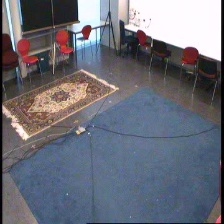
#> input picture data/processed/cam1/frame_000000.jpg, 224 x 224 px, found by its file name; its folder holds 3 pictures in this run; the run also reads 1 picture not shown here
$ python optical_flow.py
#> lines starting #> are read from the running program, lines starting #| are printed output that depends on the picture
import cv2
import os
import numpy as np

FRAME_PATH = os.path.abspath("data/processed")
FLOW_PATH = os.path.abspath("data/flow")

CAMERAS = ["cam1", "cam2", "cam3", "cam4"]

os.makedirs(FLOW_PATH, exist_ok=True)

for cam in CAMERAS:
    cam_frame_dir = os.path.join(FRAME_PATH, cam)
    cam_flow_dir = os.path.join(FLOW_PATH, cam)
    os.makedirs(cam_flow_dir, exist_ok=True)

    frames = sorted(os.listdir(cam_frame_dir))
    print(f"\nProcessing optical flow for {cam}")

    prev_frame = cv2.imread(os.path.join(cam_frame_dir, frames[0]))
#> prev_frame is the input picture: shape (224, 224, 3); mean B, G, R 120.3, 109.7, 107.5
    prev_gray = cv2.cvtColor(prev_frame, cv2.COLOR_BGR2GRAY)
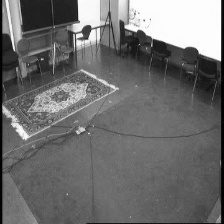
#> prev_gray: shape (224, 224); min 0, max 255, mean 110.3

    for i in range(1, len(frames)):
        curr_frame = cv2.imread(os.path.join(cam_frame_dir, frames[i]))
        curr_gray = cv2.cvtColor(curr_frame, cv2.COLOR_BGR2GRAY)

        flow = cv2.calcOpticalFlowFarneback(
            prev_gray,
            curr_gray,
            None,
            pyr_scale=0.5,
            levels=3,
            winsize=15,
            iterations=3,
            poly_n=5,
            poly_sigma=1.2,
            flags=0
        )

        magnitude, angle = cv2.cartToPolar(flow[..., 0], flow[..., 1])
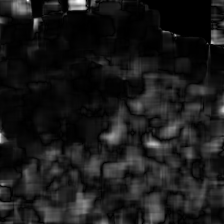
#> magnitude: shape (224, 224) float32; min 1.4e-21, max 1.32, mean 0.137; drawn with min black and max white
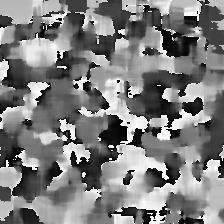
#> angle: shape (224, 224) float32; min 5.06e-08, max 6.28, mean 3.09; drawn with min black and max white

        hsv = np.zeros_like(curr_frame)
        hsv[..., 1] = 255
        hsv[..., 0] = angle * 180 / np.pi / 2
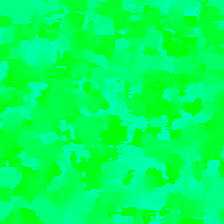
#> hsv: shape (224, 224, 3); mean of channels 0, 1, 2 88.1, 255, 0; drawn as B, G, R
        hsv[..., 2] = cv2.normalize(magnitude, None, 0, 255, cv2.NORM_MINMAX)
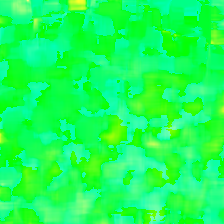
#> hsv: shape (224, 224, 3); mean of channels 0, 1, 2 88.1, 255, 25.8; drawn as B, G, R

        flow_image = cv2.cvtColor(hsv, cv2.COLOR_HSV2BGR)
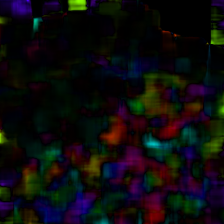
#> flow_image: shape (224, 224, 3); mean B, G, R 12.6, 11.9, 13.2

        flow_name = f"flow_{i:06d}.jpg"
        cv2.imwrite(os.path.join(cam_flow_dir, flow_name), flow_image)

        prev_gray = curr_gray

    print(f"Optical flow saved for {cam}")
#> pass 2 of the loop `for cam in CAMERAS:`:
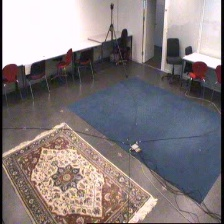
#> input picture data/processed/cam2/frame_000000.jpg, 224 x 224 px, found by its file name
#> prev_frame is the input picture: shape (224, 224, 3); mean B, G, R 126.4, 124.6, 133.7
#> `prev_gray = cv2.cvtColor(prev_frame, cv2.COLOR_BGR2GRAY)`:
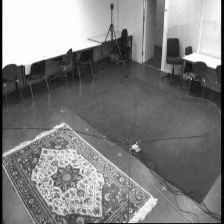
#> prev_gray: shape (224, 224); min 0, max 255, mean 127.5
#> (the run stopped early here; a loop or call above may not have finished)
